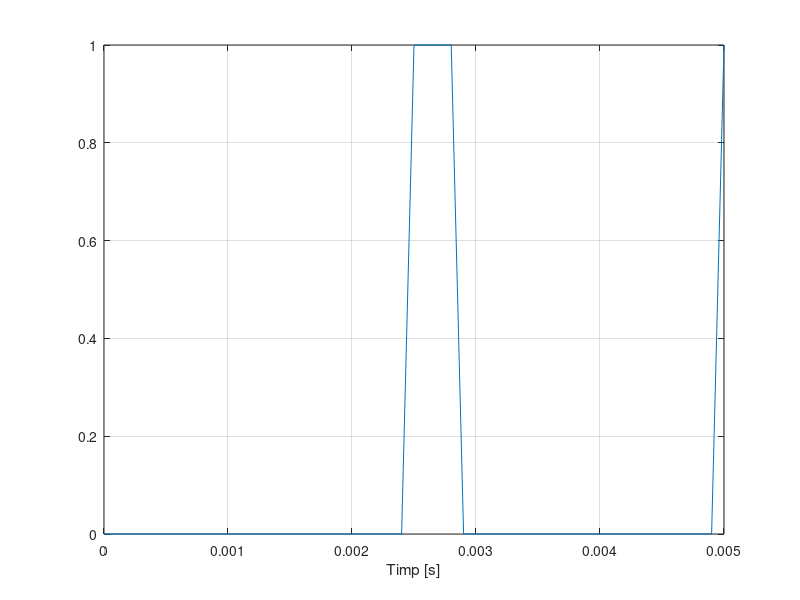
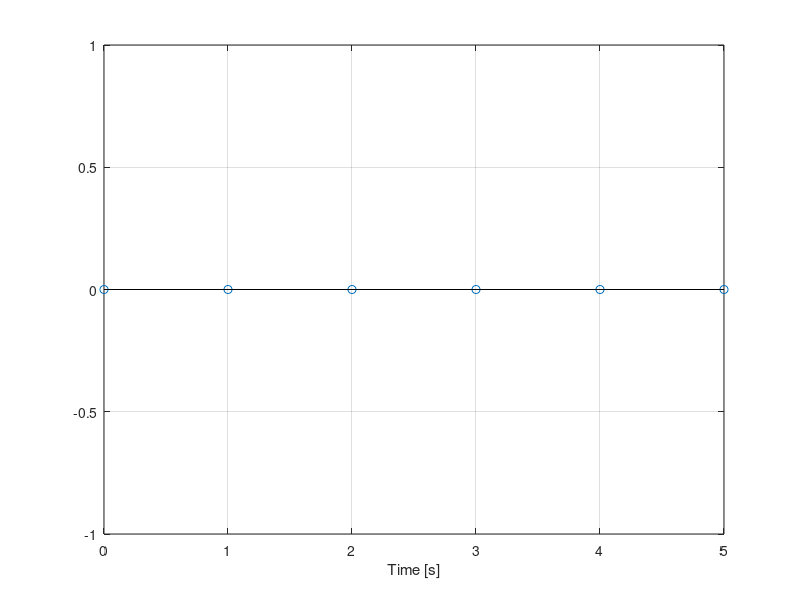

Here is the MATLAB script that generated these plots, in order:
F=1/0.5*1000;
t=0:0.0001:0.005;
%Facem din semnalul binar ce ar fi dat doar de randi un semnal sinusoidal

%Am ales 10 perioade
%Un semnal binar se reprezinta ca un semnal dreptunghiular ce isi pastreaza
%valoarea pe parcursul unei perioade. Mai jos, comentat, este si semnalul
%sinusoidal in functie de valorile aleatoare.

n=length(t);
sc=zeros(1,n);
for i=1:5:n
    sc(1,i)=randi([0,1],1)
 
end
    
    

for i=1:5:n
    if(sc(i)==1)
        if(i<n)
        sc(i:i+3)=1;
        else
            continue
        end
    else if (i<n)
        sc(i:i+3)=0;
    else
       continue
         end
    end
end

figure (1)

plot(t,sc),xlabel('Timp [s]'),grid


%Am construit semnalul cu un for deoarece nu ma lasa sa imultesc functia
%randi cu o matrice

%for i=1:1:n
   % sc(i)=sc(i) *sin(2*pi*F*t(i))
%end

%figure (1)
%plot(t,sc),xlabel('Timp [s]'),grid



Fs=12000;
w0=2*pi*F/Fs;
N=0.5*12;
r=0:N-1;
s=zeros(1,length(r))
for i=1:1:length(r)
    s(i)=sc(1,1);
end

figure (2)

stem(r,s),xlabel('Time [s]'),grid

%esantionul se realizeaza pe o perioada. Pe o perioada functia ce defineste
%bite-ul isi pastreaza valoarea. Astfel nu vom avea variatii ale valoriilor
%esantioanelor. Mai jos este si pentru modelul de functie sinusoidala.




%Fs=12000;
%w0=2*pi*F/Fs;
%N=0.5*12;
%r=0:N-1;
%s=zeros(1,length(r))
%for i=1:1:length(r)
%    s(1,i)=sc(1,1) * sin(w0*n);
%end
%
%figure (2)
%
%stem(r,s),xlabel('Time [s]'),grid





